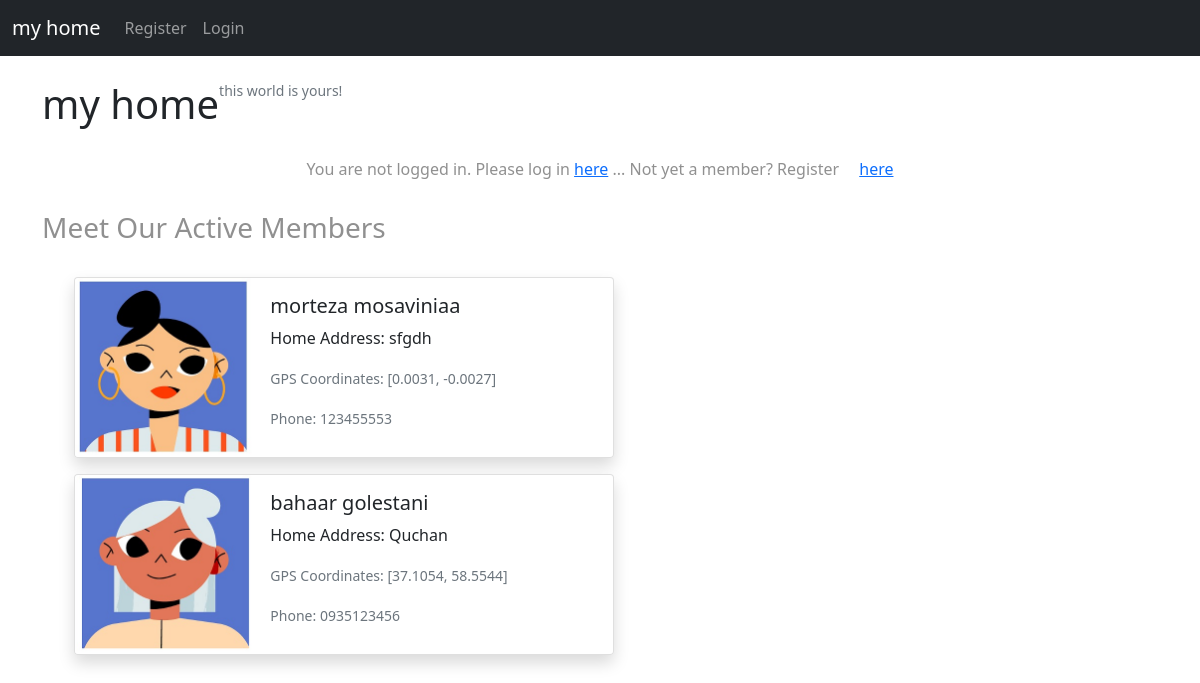
The page / on the database its author committed.
### portfolio_app/models.py (models this page shows, shortened)
class Profile(models.Model):
    user = models.OneToOneField(User, null=True,  on_delete=models.CASCADE)
    home_address = models.CharField(max_length=255)
    gps_lat = models.DecimalField(decimal_places=4, max_digits=6, default='0')
    gps_lng = models.DecimalField(decimal_places=4, max_digits=7, default='0')
    phone_number = models.CharField(max_length=10)
    profile_picture = models.ImageField(null=True, blank=True, upload_to="images/profile")

### portfolio_app/views.py (the view)
# urls.py: path('', HomeView.as_view(), name = "home" ),
class HomeView(ListView):
    model = Profile
    template_name = 'home.html'

### portfolio_app/templates/home.html (shortened to what this page needs)
{% extends 'base.html' %}
{% load static %}
{% block content %}
    <div style="display: flex; ">
        <h1>my home</h1>      <small class="text-muted" style="justify-content: center;">this world is yours!</small>
    </div>
    <br/>
    {% if user.is_authenticated %}
        {% if user.profile.id %}
            <div class="text-center">
                <h6 style="color: rgb(144, 144, 144);">
                    Check out you're profile
                    <a class="card-link" href="{% url 'show_profile_page' user.profile.id %}">here</a>
                </h6>
            </div>
        {% else %}
            <div class="text-center">
                <h6 style="color: rgb(144, 144, 144);">
                    Create you're profile and sign your home up
                    <a class="card-link" href="{% url 'create_profile_page' %}">here</a>
                </h6>
            </div>
        {% endif %}
    {% else %}
        <div class="text-center">
            <h6 style="color: rgb(144, 144, 144);">
                You are not logged in. Please log in
                <a class="card-link" href="{% url 'login' %}">here</a>
                ... Not yet a member? Register
                <a class="card-link" href="{% url 'register' %}">here</a>
            </h6>
        </div>
    {% endif %}
    <br/>
    <h3 style="color: rgb(144, 144, 144);">Meet Our Active Members</h3>
    <br/>
    <ul>
        {% for x in object_list %}
        <div class="shadow  mb-2 bg-body rounded" style="max-width: 540px;">
                <div class="card mb-3" style="max-width: 540px;">
                    <div class="row g-0">
                        {% if x.profile_picture %}
                            <div class="col-md-4">
                                <img src="{{x.profile_picture.url}}" class="img-fluid rounded-start" alt="...">
                            </div>
                        {% endif %}
                        <div class="col-md-8">
                            <div class="card-body">
                                <h5 class="card-title">{{x.user.first_name}} {{x.user.last_name}}</h5>
                                <p class="card-text">Home Address: {{x.home_address}}</p>
                                <p class="card-text"><small class="text-muted">GPS Coordinates: [{{x.gps_lat}}, {{x.gps_lng}}]</small></p>
                                <p class="card-text"><small class="text-muted">Phone: {{x.phone_number}}</small></p>
                            </div>
                        </div>
                    </div>
                </div>
            </div>
        {% endfor %}
    </ul>
{% endblock %}

### portfolio_app/templates/base.html (shortened to what this page needs)
<!doctype html>
<html lang="en">
  <head>
    <link href="https://cdn.jsdelivr.net/npm/bootstrap@5.1.3/dist/css/bootstrap.min.css" rel="stylesheet">
  </head>
  <body>
    <nav class="navbar navbar-expand-lg navbar-dark bg-dark">
        <div class="container-fluid">
          <a class="navbar-brand" href="{% url 'home' %}">my home</a>
          <div class="collapse navbar-collapse" id="navbarSupportedContent">
            <ul class="navbar-nav mr-auto ">
              {% if user.is_authenticated %}
                <li class="nav-item dropdown">
                  <a class="nav-link dropdown-toggle" href="#" id="navbarDropdown" role="button" data-bs-toggle="dropdown" aria-expanded="false">
                    My Profile
                  </a>
                  <ul class="dropdown-menu" aria-labelledby="navbarDropdown">
                    <li><a class="dropdown-item" href="{% url 'edit_profile' %}">Edit Settings</a></li>
                    {% if user.profile.id %}
                      <li>
                        <a class="dropdown-item" href="{% url 'edit_profile_page' user.profile.id %}">Edit Profile Page</a>
                      </li>
                      <li>
                        <a class="dropdown-item" href="{% url 'show_profile_page' user.profile.id %}">Show Profile Page</a>
                      </li>
                    {% else %}
                      <li>
                        <a class="dropdown-item" href="{% url 'create_profile_page' %}">Create Profile Page</a>
                      </li>
                    {% endif %}
                  </ul>
                </li>
                <!-- <li class="nav-item">
                  <a class="nav-link" href="{% url 'show_profile_page' user.id %}">Profile</a>
                </li> -->
                <li class="nav-item">
                  <a class="nav-link" href="{% url 'map' %}">Map</a>
                </li>
                <li class="nav-item">
                  <a class="nav-link" href="{% url 'logout' %}">Logout</a>
                </li>
              {% else %}
                <li class="nav-item">
                  <a class="nav-link" href="{% url 'register' %}">Register</a>
                </li>
                <li class="nav-item">
                  <a class="nav-link" href="{% url 'login' %}">Login</a>
                </li>
              {% endif %}
            </ul>
          </div>
        </div>
      </nav>
    <br/>
    <div class="container">
        {% block content %}
        {% endblock %}
    </div>
  </body>
</html>

### rows shown on the page
Profile: profile_picture (picture), user.first_name "morteza", user.last_name "mosaviniaa", home_address "sfgdh", gps_lat "0.0031", gps_lng "-0.0027", phone_number "123455553"
Profile: profile_picture (picture), user.first_name "bahaar", user.last_name "golestani", home_address "Quchan", gps_lat "37.1054", gps_lng "58.5544", phone_number "0935123456"
